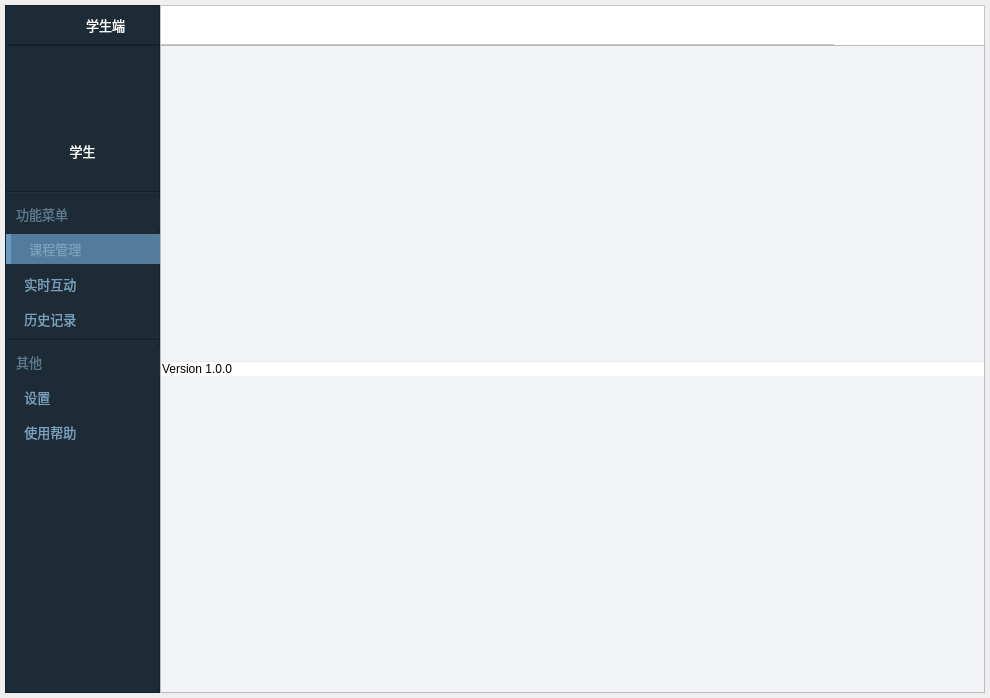
<?xml version="1.0" encoding="UTF-8"?>
<ui version="4.0">
 <class>StudentMainWindow</class>
 <widget class="QMainWindow" name="StudentMainWindow">
  <property name="geometry">
   <rect>
    <x>0</x>
    <y>0</y>
    <width>990</width>
    <height>698</height>
   </rect>
  </property>
  <property name="minimumSize">
   <size>
    <width>990</width>
    <height>698</height>
   </size>
  </property>
  <property name="maximumSize">
   <size>
    <width>16777215</width>
    <height>16777215</height>
   </size>
  </property>
  <property name="baseSize">
   <size>
    <width>990</width>
    <height>698</height>
   </size>
  </property>
  <property name="windowTitle">
   <string>MainWindow</string>
  </property>
  <widget class="QWidget" name="centralwidget">
   <property name="styleSheet">
    <string notr="true">QWidget#centralwidget {
	/*border-image可以平铺（即可拉伸）*/
	border-image: url(:/shadow/Resources/material/shadow/980x680_shadow.png);
}</string>
   </property>
   <layout class="QGridLayout" name="gridLayout">
    <property name="leftMargin">
     <number>5</number>
    </property>
    <property name="topMargin">
     <number>5</number>
    </property>
    <property name="rightMargin">
     <number>5</number>
    </property>
    <property name="bottomMargin">
     <number>5</number>
    </property>
    <property name="spacing">
     <number>0</number>
    </property>
    <item row="0" column="0">
     <layout class="QGridLayout" name="gridLayout_2">
      <property name="spacing">
       <number>0</number>
      </property>
      <item row="0" column="0">
       <widget class="QFrame" name="title_logo_bar">
        <property name="minimumSize">
         <size>
          <width>155</width>
          <height>40</height>
         </size>
        </property>
        <property name="maximumSize">
         <size>
          <width>155</width>
          <height>40</height>
         </size>
        </property>
        <property name="styleSheet">
         <string notr="true">QFrame {
	background-color: #1D2B36;
	border-bottom: 1px solid #131D24;
}</string>
        </property>
        <property name="frameShape">
         <enum>QFrame::StyledPanel</enum>
        </property>
        <property name="frameShadow">
         <enum>QFrame::Raised</enum>
        </property>
        <layout class="QHBoxLayout" name="horizontalLayout">
         <property name="spacing">
          <number>0</number>
         </property>
         <property name="leftMargin">
          <number>0</number>
         </property>
         <property name="topMargin">
          <number>0</number>
         </property>
         <property name="rightMargin">
          <number>0</number>
         </property>
         <property name="bottomMargin">
          <number>0</number>
         </property>
         <item>
          <spacer name="horizontalSpacer">
           <property name="orientation">
            <enum>Qt::Horizontal</enum>
           </property>
           <property name="sizeHint" stdset="0">
            <size>
             <width>40</width>
             <height>20</height>
            </size>
           </property>
          </spacer>
         </item>
         <item>
          <widget class="QLabel" name="logo">
           <property name="minimumSize">
            <size>
             <width>42</width>
             <height>20</height>
            </size>
           </property>
           <property name="maximumSize">
            <size>
             <width>42</width>
             <height>20</height>
            </size>
           </property>
           <property name="styleSheet">
            <string notr="true">QLabel {
	background: none;
}</string>
           </property>
           <property name="text">
            <string/>
           </property>
           <property name="pixmap">
            <pixmap resource="../../Status.qrc">:/logo/Resources/material/logo/logo.png</pixmap>
           </property>
           <property name="scaledContents">
            <bool>true</bool>
           </property>
          </widget>
         </item>
         <item>
          <spacer name="horizontalSpacer_3">
           <property name="orientation">
            <enum>Qt::Horizontal</enum>
           </property>
           <property name="sizeType">
            <enum>QSizePolicy::Fixed</enum>
           </property>
           <property name="sizeHint" stdset="0">
            <size>
             <width>5</width>
             <height>20</height>
            </size>
           </property>
          </spacer>
         </item>
         <item>
          <widget class="QLabel" name="client_type_text">
           <property name="font">
            <font>
             <family>微软雅黑</family>
             <pointsize>10</pointsize>
            </font>
           </property>
           <property name="styleSheet">
            <string notr="true">QLabel {
	background: none;
	color: #ffffff;
}</string>
           </property>
           <property name="text">
            <string>学生端</string>
           </property>
           <property name="alignment">
            <set>Qt::AlignCenter</set>
           </property>
          </widget>
         </item>
         <item>
          <spacer name="horizontalSpacer_2">
           <property name="orientation">
            <enum>Qt::Horizontal</enum>
           </property>
           <property name="sizeHint" stdset="0">
            <size>
             <width>40</width>
             <height>20</height>
            </size>
           </property>
          </spacer>
         </item>
        </layout>
       </widget>
      </item>
      <item row="1" column="0">
       <widget class="QFrame" name="nav_bar">
        <property name="sizePolicy">
         <sizepolicy hsizetype="Expanding" vsizetype="Expanding">
          <horstretch>0</horstretch>
          <verstretch>0</verstretch>
         </sizepolicy>
        </property>
        <property name="minimumSize">
         <size>
          <width>155</width>
          <height>638</height>
         </size>
        </property>
        <property name="maximumSize">
         <size>
          <width>155</width>
          <height>16777215</height>
         </size>
        </property>
        <property name="styleSheet">
         <string notr="true">QFrame {
	background-color: #1D2B36;
}</string>
        </property>
        <property name="frameShape">
         <enum>QFrame::StyledPanel</enum>
        </property>
        <property name="frameShadow">
         <enum>QFrame::Raised</enum>
        </property>
        <layout class="QVBoxLayout" name="verticalLayout">
         <property name="spacing">
          <number>5</number>
         </property>
         <property name="leftMargin">
          <number>0</number>
         </property>
         <property name="topMargin">
          <number>0</number>
         </property>
         <property name="rightMargin">
          <number>0</number>
         </property>
         <property name="bottomMargin">
          <number>0</number>
         </property>
         <item alignment="Qt::AlignHCenter">
          <widget class="QLabel" name="user_pic">
           <property name="minimumSize">
            <size>
             <width>90</width>
             <height>90</height>
            </size>
           </property>
           <property name="maximumSize">
            <size>
             <width>90</width>
             <height>90</height>
            </size>
           </property>
           <property name="styleSheet">
            <string notr="true">QLabel {
	background: none;
}</string>
           </property>
           <property name="text">
            <string/>
           </property>
           <property name="pixmap">
            <pixmap resource="../../Status.qrc">:/pic/Resources/material/pic/student.png</pixmap>
           </property>
           <property name="scaledContents">
            <bool>true</bool>
           </property>
          </widget>
         </item>
         <item>
          <widget class="QLabel" name="username_text">
           <property name="font">
            <font>
             <family>微软雅黑</family>
             <pointsize>10</pointsize>
            </font>
           </property>
           <property name="styleSheet">
            <string notr="true">QLabel {
	color: #ffffff;
	background: none;
}</string>
           </property>
           <property name="text">
            <string>学生</string>
           </property>
           <property name="alignment">
            <set>Qt::AlignCenter</set>
           </property>
          </widget>
         </item>
         <item alignment="Qt::AlignHCenter">
          <widget class="QPushButton" name="logout_btn">
           <property name="minimumSize">
            <size>
             <width>20</width>
             <height>20</height>
            </size>
           </property>
           <property name="maximumSize">
            <size>
             <width>20</width>
             <height>20</height>
            </size>
           </property>
           <property name="cursor">
            <cursorShape>PointingHandCursor</cursorShape>
           </property>
           <property name="styleSheet">
            <string notr="true">QPushButton {
	border: none;
}</string>
           </property>
           <property name="text">
            <string/>
           </property>
           <property name="icon">
            <iconset resource="../../Status.qrc">
             <normaloff>:/button/Resources/material/button/logout.png</normaloff>:/button/Resources/material/button/logout.png</iconset>
           </property>
           <property name="iconSize">
            <size>
             <width>10</width>
             <height>15</height>
            </size>
           </property>
          </widget>
         </item>
         <item>
          <widget class="Line" name="line">
           <property name="orientation">
            <enum>Qt::Horizontal</enum>
           </property>
          </widget>
         </item>
         <item>
          <widget class="QLabel" name="function_navigation_text">
           <property name="minimumSize">
            <size>
             <width>155</width>
             <height>30</height>
            </size>
           </property>
           <property name="maximumSize">
            <size>
             <width>155</width>
             <height>30</height>
            </size>
           </property>
           <property name="font">
            <font>
             <family>微软雅黑</family>
             <pointsize>10</pointsize>
            </font>
           </property>
           <property name="styleSheet">
            <string notr="true">QLabel {
	color: #5b788c;
}</string>
           </property>
           <property name="text">
            <string>   功能菜单</string>
           </property>
           <property name="alignment">
            <set>Qt::AlignLeading|Qt::AlignLeft|Qt::AlignVCenter</set>
           </property>
          </widget>
         </item>
         <item>
          <widget class="QPushButton" name="course_btn">
           <property name="minimumSize">
            <size>
             <width>155</width>
             <height>30</height>
            </size>
           </property>
           <property name="maximumSize">
            <size>
             <width>155</width>
             <height>30</height>
            </size>
           </property>
           <property name="font">
            <font>
             <family>微软雅黑</family>
             <pointsize>10</pointsize>
            </font>
           </property>
           <property name="cursor">
            <cursorShape>PointingHandCursor</cursorShape>
           </property>
           <property name="styleSheet">
            <string notr="true">QPushButton { 
	text-align: left;
	padding-left: 15px;
	border: none;
	color:  #79A0BA;;
	background-color: none;
}

QPushButton:hover {
	background-color: #385368;
}

QPushButton:checked {
	background-color: #537b9b;
	border-left: 5px solid #699BC3;
}</string>
           </property>
           <property name="text">
            <string> 课程管理</string>
           </property>
           <property name="icon">
            <iconset resource="../../Status.qrc">
             <normaloff>:/button/Resources/material/button/course.png</normaloff>:/button/Resources/material/button/course.png</iconset>
           </property>
           <property name="iconSize">
            <size>
             <width>18</width>
             <height>18</height>
            </size>
           </property>
           <property name="checkable">
            <bool>true</bool>
           </property>
           <property name="checked">
            <bool>true</bool>
           </property>
           <attribute name="buttonGroup">
            <string notr="true">buttonGroup</string>
           </attribute>
          </widget>
         </item>
         <item>
          <widget class="QPushButton" name="interaction_btn">
           <property name="minimumSize">
            <size>
             <width>155</width>
             <height>30</height>
            </size>
           </property>
           <property name="maximumSize">
            <size>
             <width>155</width>
             <height>30</height>
            </size>
           </property>
           <property name="font">
            <font>
             <family>微软雅黑</family>
             <pointsize>10</pointsize>
            </font>
           </property>
           <property name="cursor">
            <cursorShape>PointingHandCursor</cursorShape>
           </property>
           <property name="styleSheet">
            <string notr="true">QPushButton { 
	text-align: left;
	padding-left: 15px;
	border: none;
	color:  #79A0BA;;
	background-color: none;
}

QPushButton:hover {
	background-color: #385368;
}

QPushButton:checked {
	background-color: #537b9b;
	border-left: 5px solid #699BC3;
}</string>
           </property>
           <property name="text">
            <string> 实时互动</string>
           </property>
           <property name="icon">
            <iconset resource="../../Status.qrc">
             <normaloff>:/button/Resources/material/button/interaction.png</normaloff>:/button/Resources/material/button/interaction.png</iconset>
           </property>
           <property name="iconSize">
            <size>
             <width>18</width>
             <height>18</height>
            </size>
           </property>
           <property name="checkable">
            <bool>true</bool>
           </property>
           <attribute name="buttonGroup">
            <string notr="true">buttonGroup</string>
           </attribute>
          </widget>
         </item>
         <item>
          <widget class="QPushButton" name="history_btn">
           <property name="minimumSize">
            <size>
             <width>155</width>
             <height>30</height>
            </size>
           </property>
           <property name="maximumSize">
            <size>
             <width>155</width>
             <height>30</height>
            </size>
           </property>
           <property name="font">
            <font>
             <family>微软雅黑</family>
             <pointsize>10</pointsize>
            </font>
           </property>
           <property name="cursor">
            <cursorShape>PointingHandCursor</cursorShape>
           </property>
           <property name="styleSheet">
            <string notr="true">QPushButton { 
	text-align: left;
	padding-left: 15px;
	border: none;
	color:  #79A0BA;;
	background-color: none;
}

QPushButton:hover {
	background-color: #385368;
}

QPushButton:checked {
	background-color: #537b9b;
	border-left: 5px solid #699BC3;
}</string>
           </property>
           <property name="text">
            <string> 历史记录</string>
           </property>
           <property name="icon">
            <iconset resource="../../Status.qrc">
             <normaloff>:/button/Resources/material/button/history.png</normaloff>:/button/Resources/material/button/history.png</iconset>
           </property>
           <property name="iconSize">
            <size>
             <width>18</width>
             <height>18</height>
            </size>
           </property>
           <property name="checkable">
            <bool>true</bool>
           </property>
           <attribute name="buttonGroup">
            <string notr="true">buttonGroup</string>
           </attribute>
          </widget>
         </item>
         <item>
          <widget class="Line" name="line_2">
           <property name="orientation">
            <enum>Qt::Horizontal</enum>
           </property>
          </widget>
         </item>
         <item>
          <widget class="QLabel" name="other_navigation_text">
           <property name="minimumSize">
            <size>
             <width>155</width>
             <height>30</height>
            </size>
           </property>
           <property name="maximumSize">
            <size>
             <width>155</width>
             <height>30</height>
            </size>
           </property>
           <property name="font">
            <font>
             <family>微软雅黑</family>
             <pointsize>10</pointsize>
            </font>
           </property>
           <property name="styleSheet">
            <string notr="true">QLabel {
	color: #5b788c;
}</string>
           </property>
           <property name="text">
            <string>   其他</string>
           </property>
           <property name="alignment">
            <set>Qt::AlignLeading|Qt::AlignLeft|Qt::AlignVCenter</set>
           </property>
          </widget>
         </item>
         <item>
          <widget class="QPushButton" name="setting_btn">
           <property name="minimumSize">
            <size>
             <width>155</width>
             <height>30</height>
            </size>
           </property>
           <property name="maximumSize">
            <size>
             <width>155</width>
             <height>30</height>
            </size>
           </property>
           <property name="font">
            <font>
             <family>微软雅黑</family>
             <pointsize>10</pointsize>
            </font>
           </property>
           <property name="cursor">
            <cursorShape>PointingHandCursor</cursorShape>
           </property>
           <property name="styleSheet">
            <string notr="true">QPushButton { 
	text-align: left;
	padding-left: 15px;
	border: none;
	color:  #79A0BA;;
	background-color: none;
}

QPushButton:hover {
	background-color: #385368;
}

QPushButton:checked {
	background-color: #537b9b;
	border-left: 5px solid #699BC3;
}</string>
           </property>
           <property name="text">
            <string> 设置</string>
           </property>
           <property name="icon">
            <iconset resource="../../Status.qrc">
             <normaloff>:/button/Resources/material/button/setting.png</normaloff>:/button/Resources/material/button/setting.png</iconset>
           </property>
           <property name="iconSize">
            <size>
             <width>18</width>
             <height>18</height>
            </size>
           </property>
           <property name="checkable">
            <bool>true</bool>
           </property>
           <attribute name="buttonGroup">
            <string notr="true">buttonGroup</string>
           </attribute>
          </widget>
         </item>
         <item>
          <widget class="QPushButton" name="document_btn">
           <property name="minimumSize">
            <size>
             <width>155</width>
             <height>30</height>
            </size>
           </property>
           <property name="maximumSize">
            <size>
             <width>155</width>
             <height>30</height>
            </size>
           </property>
           <property name="font">
            <font>
             <family>微软雅黑</family>
             <pointsize>10</pointsize>
            </font>
           </property>
           <property name="cursor">
            <cursorShape>PointingHandCursor</cursorShape>
           </property>
           <property name="styleSheet">
            <string notr="true">QPushButton { 
	text-align: left;
	padding-left: 15px;
	border: none;
	color:  #79A0BA;;
	background-color: none;
}

QPushButton:hover {
	background-color: #385368;
}

QPushButton:checked {
	background-color: #537b9b;
	border-left: 5px solid #699BC3;
}</string>
           </property>
           <property name="text">
            <string> 使用帮助</string>
           </property>
           <property name="icon">
            <iconset resource="../../Status.qrc">
             <normaloff>:/button/Resources/material/button/document.png</normaloff>:/button/Resources/material/button/document.png</iconset>
           </property>
           <property name="iconSize">
            <size>
             <width>18</width>
             <height>18</height>
            </size>
           </property>
           <property name="checkable">
            <bool>true</bool>
           </property>
           <attribute name="buttonGroup">
            <string notr="true">buttonGroup</string>
           </attribute>
          </widget>
         </item>
         <item>
          <spacer name="verticalSpacer">
           <property name="orientation">
            <enum>Qt::Vertical</enum>
           </property>
           <property name="sizeHint" stdset="0">
            <size>
             <width>20</width>
             <height>40</height>
            </size>
           </property>
          </spacer>
         </item>
        </layout>
       </widget>
      </item>
      <item row="1" column="1" colspan="4">
       <widget class="QFrame" name="main_area">
        <property name="minimumSize">
         <size>
          <width>823</width>
          <height>638</height>
         </size>
        </property>
        <property name="maximumSize">
         <size>
          <width>16777215</width>
          <height>16777215</height>
         </size>
        </property>
        <property name="styleSheet">
         <string notr="true">QFrame {
	background-color: #F3F4F8;
}</string>
        </property>
        <property name="frameShape">
         <enum>QFrame::StyledPanel</enum>
        </property>
        <property name="frameShadow">
         <enum>QFrame::Raised</enum>
        </property>
        <layout class="QGridLayout" name="gridLayout_4">
         <property name="leftMargin">
          <number>0</number>
         </property>
         <property name="topMargin">
          <number>0</number>
         </property>
         <property name="rightMargin">
          <number>0</number>
         </property>
         <property name="bottomMargin">
          <number>0</number>
         </property>
         <property name="spacing">
          <number>0</number>
         </property>
         <item row="0" column="0" colspan="2">
          <layout class="QGridLayout" name="widget_layout">
           <property name="spacing">
            <number>0</number>
           </property>
          </layout>
         </item>
         <item row="2" column="0" colspan="2">
          <widget class="QFrame" name="status_bar">
           <property name="minimumSize">
            <size>
             <width>0</width>
             <height>15</height>
            </size>
           </property>
           <property name="maximumSize">
            <size>
             <width>16777215</width>
             <height>15</height>
            </size>
           </property>
           <property name="styleSheet">
            <string notr="true">QFrame {
	border-top: 1px solid #E8ECEC;
	background-color: #ffffff;
}</string>
           </property>
           <property name="frameShape">
            <enum>QFrame::StyledPanel</enum>
           </property>
           <property name="frameShadow">
            <enum>QFrame::Raised</enum>
           </property>
           <layout class="QHBoxLayout" name="horizontalLayout_3">
            <property name="spacing">
             <number>0</number>
            </property>
            <property name="leftMargin">
             <number>0</number>
            </property>
            <property name="topMargin">
             <number>0</number>
            </property>
            <property name="rightMargin">
             <number>0</number>
            </property>
            <property name="bottomMargin">
             <number>0</number>
            </property>
            <item>
             <widget class="QLabel" name="version_text">
              <property name="styleSheet">
               <string notr="true">QLabel {
	border: none;
}</string>
              </property>
              <property name="text">
               <string>Version 1.0.0</string>
              </property>
             </widget>
            </item>
            <item>
             <widget class="QLabel" name="resize_icon">
              <property name="minimumSize">
               <size>
                <width>10</width>
                <height>10</height>
               </size>
              </property>
              <property name="maximumSize">
               <size>
                <width>10</width>
                <height>10</height>
               </size>
              </property>
              <property name="cursor">
               <cursorShape>SizeFDiagCursor</cursorShape>
              </property>
              <property name="styleSheet">
               <string notr="true">QLabel {
	border: none;
}</string>
              </property>
              <property name="text">
               <string/>
              </property>
              <property name="pixmap">
               <pixmap resource="../../Status.qrc">:/button/Resources/material/button/resize.png</pixmap>
              </property>
              <property name="scaledContents">
               <bool>true</bool>
              </property>
              <property name="margin">
               <number>0</number>
              </property>
             </widget>
            </item>
           </layout>
          </widget>
         </item>
        </layout>
       </widget>
      </item>
      <item row="0" column="1" colspan="4">
       <widget class="QFrame" name="title_bar">
        <property name="minimumSize">
         <size>
          <width>643</width>
          <height>40</height>
         </size>
        </property>
        <property name="maximumSize">
         <size>
          <width>16777215</width>
          <height>40</height>
         </size>
        </property>
        <property name="baseSize">
         <size>
          <width>0</width>
          <height>0</height>
         </size>
        </property>
        <property name="styleSheet">
         <string notr="true">QFrame {
	background-color: #ffffff;
}</string>
        </property>
        <property name="frameShape">
         <enum>QFrame::StyledPanel</enum>
        </property>
        <property name="frameShadow">
         <enum>QFrame::Raised</enum>
        </property>
        <property name="lineWidth">
         <number>1</number>
        </property>
        <layout class="QHBoxLayout" name="horizontalLayout_2">
         <property name="spacing">
          <number>0</number>
         </property>
         <property name="leftMargin">
          <number>0</number>
         </property>
         <property name="topMargin">
          <number>0</number>
         </property>
         <property name="rightMargin">
          <number>0</number>
         </property>
         <property name="bottomMargin">
          <number>0</number>
         </property>
         <item>
          <spacer name="horizontalSpacer_5">
           <property name="orientation">
            <enum>Qt::Horizontal</enum>
           </property>
           <property name="sizeHint" stdset="0">
            <size>
             <width>40</width>
             <height>20</height>
            </size>
           </property>
          </spacer>
         </item>
         <item>
          <widget class="QPushButton" name="minus_btn">
           <property name="minimumSize">
            <size>
             <width>50</width>
             <height>40</height>
            </size>
           </property>
           <property name="maximumSize">
            <size>
             <width>50</width>
             <height>40</height>
            </size>
           </property>
           <property name="cursor">
            <cursorShape>PointingHandCursor</cursorShape>
           </property>
           <property name="toolTip">
            <string>最小化</string>
           </property>
           <property name="styleSheet">
            <string notr="true">QPushButton {
	border: none;
	background-color: #ffffff;
}

QPushButton:hover {
	background-color: #8F8F8F;
}</string>
           </property>
           <property name="text">
            <string/>
           </property>
           <property name="icon">
            <iconset resource="../../Status.qrc">
             <normaloff>:/button/Resources/material/button/minus.png</normaloff>:/button/Resources/material/button/minus.png</iconset>
           </property>
          </widget>
         </item>
         <item>
          <widget class="QPushButton" name="full_or_normal_btn">
           <property name="minimumSize">
            <size>
             <width>50</width>
             <height>40</height>
            </size>
           </property>
           <property name="maximumSize">
            <size>
             <width>50</width>
             <height>40</height>
            </size>
           </property>
           <property name="cursor">
            <cursorShape>PointingHandCursor</cursorShape>
           </property>
           <property name="toolTip">
            <string>最大化</string>
           </property>
           <property name="styleSheet">
            <string notr="true">QPushButton {
	border: none;
	background-color: #ffffff;
}

QPushButton:hover {
	background-color: #8F8F8F;
}</string>
           </property>
           <property name="text">
            <string/>
           </property>
           <property name="icon">
            <iconset resource="../../Status.qrc">
             <normaloff>:/button/Resources/material/button/full.png</normaloff>
             <activeoff>:/button/Resources/material/button/full.png</activeoff>
             <activeon>:/button/Resources/material/button/normal.png</activeon>:/button/Resources/material/button/full.png</iconset>
           </property>
           <property name="checkable">
            <bool>true</bool>
           </property>
          </widget>
         </item>
         <item>
          <widget class="QPushButton" name="close_btn">
           <property name="minimumSize">
            <size>
             <width>50</width>
             <height>40</height>
            </size>
           </property>
           <property name="maximumSize">
            <size>
             <width>50</width>
             <height>40</height>
            </size>
           </property>
           <property name="cursor">
            <cursorShape>PointingHandCursor</cursorShape>
           </property>
           <property name="toolTip">
            <string>关闭</string>
           </property>
           <property name="whatsThis">
            <string/>
           </property>
           <property name="styleSheet">
            <string notr="true">QPushButton {
	border: none;
	background-color: #ffffff;
}

QPushButton:hover {
	background-color: rgb(244, 84, 84);
}</string>
           </property>
           <property name="text">
            <string/>
           </property>
           <property name="icon">
            <iconset resource="../../Status.qrc">
             <normaloff>:/button/Resources/material/button/close.png</normaloff>:/button/Resources/material/button/close.png</iconset>
           </property>
          </widget>
         </item>
        </layout>
       </widget>
      </item>
     </layout>
    </item>
   </layout>
  </widget>
 </widget>
 <resources>
  <include location="../../Status.qrc"/>
 </resources>
 <connections>
  <connection>
   <sender>close_btn</sender>
   <signal>clicked()</signal>
   <receiver>StudentMainWindow</receiver>
   <slot>close()</slot>
   <hints>
    <hint type="sourcelabel">
     <x>961</x>
     <y>25</y>
    </hint>
    <hint type="destinationlabel">
     <x>993</x>
     <y>27</y>
    </hint>
   </hints>
  </connection>
  <connection>
   <sender>minus_btn</sender>
   <signal>clicked()</signal>
   <receiver>StudentMainWindow</receiver>
   <slot>showMinimized()</slot>
   <hints>
    <hint type="sourcelabel">
     <x>899</x>
     <y>34</y>
    </hint>
    <hint type="destinationlabel">
     <x>994</x>
     <y>86</y>
    </hint>
   </hints>
  </connection>
 </connections>
 <buttongroups>
  <buttongroup name="buttonGroup"/>
 </buttongroups>
</ui>
